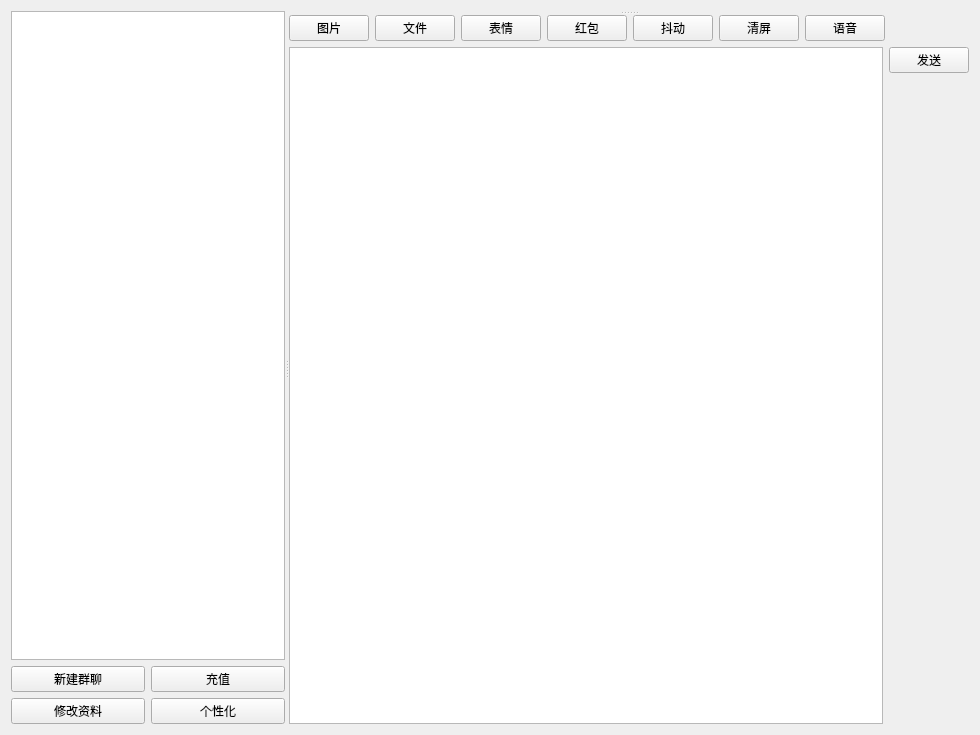
<?xml version="1.0" encoding="UTF-8"?>
<ui version="4.0">
 <class>Home</class>
 <widget class="QWidget" name="Home">
  <property name="geometry">
   <rect>
    <x>0</x>
    <y>0</y>
    <width>980</width>
    <height>735</height>
   </rect>
  </property>
  <property name="windowTitle">
   <string>Telegraph</string>
  </property>
  <property name="windowIcon">
   <iconset resource="res.qrc">
    <normaloff>:/image/ico</normaloff>:/image/ico</iconset>
  </property>
  <layout class="QHBoxLayout" name="horizontalLayout_2">
   <item>
    <widget class="QSplitter" name="splitter_2">
     <property name="orientation">
      <enum>Qt::Horizontal</enum>
     </property>
     <widget class="QWidget" name="verticalLayoutWidget_2">
      <layout class="QVBoxLayout" name="verticalLayout">
       <item>
        <widget class="QListWidget" name="listWidget">
         <property name="font">
          <font>
           <pointsize>11</pointsize>
          </font>
         </property>
         <property name="iconSize">
          <size>
           <width>64</width>
           <height>64</height>
          </size>
         </property>
         <property name="viewMode">
          <enum>QListView::ListMode</enum>
         </property>
        </widget>
       </item>
       <item>
        <layout class="QVBoxLayout" name="verticalLayout_3">
         <item>
          <layout class="QHBoxLayout" name="horizontalLayout_3">
           <item>
            <widget class="QPushButton" name="pushButton_4">
             <property name="text">
              <string>新建群聊</string>
             </property>
             <property name="icon">
              <iconset resource="res.qrc">
               <normaloff>:/image/add.png</normaloff>:/image/add.png</iconset>
             </property>
            </widget>
           </item>
           <item>
            <widget class="QPushButton" name="pushButton_2">
             <property name="text">
              <string>充值</string>
             </property>
             <property name="icon">
              <iconset resource="res.qrc">
               <normaloff>:/image/cash.png</normaloff>:/image/cash.png</iconset>
             </property>
            </widget>
           </item>
          </layout>
         </item>
         <item>
          <layout class="QHBoxLayout" name="horizontalLayout_4">
           <item>
            <widget class="QPushButton" name="pushButton_6">
             <property name="text">
              <string>修改资料</string>
             </property>
             <property name="icon">
              <iconset resource="res.qrc">
               <normaloff>:/image/C:/Users/i/Downloads/profile 2.png</normaloff>:/image/C:/Users/i/Downloads/profile 2.png</iconset>
             </property>
            </widget>
           </item>
           <item>
            <widget class="QPushButton" name="pushButton_5">
             <property name="text">
              <string>个性化</string>
             </property>
             <property name="icon">
              <iconset resource="res.qrc">
               <normaloff>:/image/C:/Users/i/Downloads/paint_palette.png</normaloff>:/image/C:/Users/i/Downloads/paint_palette.png</iconset>
             </property>
            </widget>
           </item>
          </layout>
         </item>
        </layout>
       </item>
      </layout>
     </widget>
     <widget class="QSplitter" name="splitter">
      <property name="orientation">
       <enum>Qt::Vertical</enum>
      </property>
      <widget class="QWidget" name="verticalLayoutWidget">
       <layout class="QVBoxLayout" name="verticalLayout_2"/>
      </widget>
      <widget class="QWidget" name="layoutWidget">
       <layout class="QVBoxLayout" name="verticalLayout_11">
        <item>
         <layout class="QHBoxLayout" name="horizontalLayout_6">
          <item>
           <widget class="QPushButton" name="pushButton_9">
            <property name="text">
             <string>图片</string>
            </property>
            <property name="icon">
             <iconset resource="res.qrc">
              <normaloff>:/image/C:/Users/i/Downloads/文档类型-图片.png</normaloff>:/image/C:/Users/i/Downloads/文档类型-图片.png</iconset>
            </property>
            <property name="autoDefault">
             <bool>false</bool>
            </property>
            <property name="default">
             <bool>false</bool>
            </property>
            <property name="flat">
             <bool>false</bool>
            </property>
           </widget>
          </item>
          <item>
           <widget class="QPushButton" name="pushButton_10">
            <property name="text">
             <string>文件</string>
            </property>
            <property name="icon">
             <iconset resource="res.qrc">
              <normaloff>:/image/C:/Users/i/Downloads/文件.png</normaloff>:/image/C:/Users/i/Downloads/文件.png</iconset>
            </property>
            <property name="flat">
             <bool>false</bool>
            </property>
           </widget>
          </item>
          <item>
           <widget class="QPushButton" name="pushButton_8">
            <property name="text">
             <string>表情</string>
            </property>
            <property name="icon">
             <iconset resource="res.qrc">
              <normaloff>:/image/C:/Users/i/Downloads/bqb.png</normaloff>:/image/C:/Users/i/Downloads/bqb.png</iconset>
            </property>
           </widget>
          </item>
          <item>
           <widget class="QPushButton" name="pushButton_11">
            <property name="text">
             <string>红包</string>
            </property>
            <property name="icon">
             <iconset resource="res.qrc">
              <normaloff>:/avatar/红包.png</normaloff>:/avatar/红包.png</iconset>
            </property>
           </widget>
          </item>
          <item>
           <widget class="QPushButton" name="pushButton_7">
            <property name="text">
             <string>抖动</string>
            </property>
            <property name="icon">
             <iconset resource="res.qrc">
              <normaloff>:/image/C:/Users/i/Downloads/铃铛带圈.png</normaloff>:/image/C:/Users/i/Downloads/铃铛带圈.png</iconset>
            </property>
            <property name="iconSize">
             <size>
              <width>20</width>
              <height>20</height>
             </size>
            </property>
           </widget>
          </item>
          <item>
           <widget class="QPushButton" name="pushButton_3">
            <property name="text">
             <string>清屏</string>
            </property>
            <property name="icon">
             <iconset resource="res.qrc">
              <normaloff>:/image/C:/Users/i/Downloads/ic_cleaning_junk.png</normaloff>:/image/C:/Users/i/Downloads/ic_cleaning_junk.png</iconset>
            </property>
           </widget>
          </item>
          <item>
           <widget class="QPushButton" name="pushButton_12">
            <property name="text">
             <string>语音</string>
            </property>
            <property name="icon">
             <iconset resource="res.qrc">
              <normaloff>:/image/麦克风ico.png</normaloff>:/image/麦克风ico.png</iconset>
            </property>
           </widget>
          </item>
          <item>
           <spacer name="horizontalSpacer">
            <property name="orientation">
             <enum>Qt::Horizontal</enum>
            </property>
            <property name="sizeHint" stdset="0">
             <size>
              <width>40</width>
              <height>20</height>
             </size>
            </property>
           </spacer>
          </item>
         </layout>
        </item>
        <item>
         <layout class="QHBoxLayout" name="horizontalLayout">
          <item>
           <widget class="QPlainTextEdit" name="textEdit_2"/>
          </item>
          <item>
           <layout class="QVBoxLayout" name="verticalLayout_9">
            <item>
             <widget class="QPushButton" name="pushButton">
              <property name="text">
               <string>发送</string>
              </property>
              <property name="icon">
               <iconset resource="res.qrc">
                <normaloff>:/image/C:/Users/i/Downloads/纸飞机.png</normaloff>:/image/C:/Users/i/Downloads/纸飞机.png</iconset>
              </property>
              <property name="iconSize">
               <size>
                <width>32</width>
                <height>32</height>
               </size>
              </property>
             </widget>
            </item>
            <item>
             <spacer name="verticalSpacer">
              <property name="orientation">
               <enum>Qt::Vertical</enum>
              </property>
              <property name="sizeHint" stdset="0">
               <size>
                <width>20</width>
                <height>40</height>
               </size>
              </property>
             </spacer>
            </item>
           </layout>
          </item>
         </layout>
        </item>
       </layout>
      </widget>
     </widget>
    </widget>
   </item>
  </layout>
  <action name="refresh">
   <property name="text">
    <string>刷新列表</string>
   </property>
   <property name="toolTip">
    <string>刷新在线用户列表</string>
   </property>
  </action>
 </widget>
 <resources>
  <include location="res.qrc"/>
 </resources>
 <connections/>
</ui>
